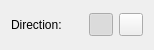
<?xml version="1.0" encoding="UTF-8"?>
<ui version="4.0">
 <class>ArcCPA</class>
 <widget class="QWidget" name="ArcCPA">
  <property name="geometry">
   <rect>
    <x>0</x>
    <y>0</y>
    <width>154</width>
    <height>50</height>
   </rect>
  </property>
  <layout class="QHBoxLayout">
   <item>
    <widget class="QLabel" name="DirectionLabel">
     <property name="text">
      <string>Direction:</string>
     </property>
     <property name="Shortcut" stdset="0">
      <string>,, D</string>
     </property>
     <property name="AutoFocusWidget" stdset="0">
      <string>Direction</string>
     </property>
    </widget>
   </item>
   <item>
    <widget class="QToolButton" name="CounterClockwise">
     <property name="toolTip">
      <string>Counter Clockwise (positive)</string>
     </property>
     <property name="icon">
      <iconset>
       <normaloff>CounterClockwise.svg</normaloff>CounterClockwise.svg</iconset>
     </property>
     <property name="shortcut">
      <string>,, T</string>
     </property>
     <property name="checkable">
      <bool>true</bool>
     </property>
     <property name="checked">
      <bool>true</bool>
     </property>
     <attribute name="buttonGroup">
      <string notr="true">Direction</string>
     </attribute>
    </widget>
   </item>
   <item>
    <widget class="QToolButton" name="Clockwise">
     <property name="toolTip">
      <string>Clockwise (Negative)</string>
     </property>
     <property name="icon">
      <iconset>
       <normaloff>Clockwise.svg</normaloff>Clockwise.svg</iconset>
     </property>
     <property name="shortcut">
      <string>,, C</string>
     </property>
     <property name="checkable">
      <bool>true</bool>
     </property>
     <attribute name="buttonGroup">
      <string notr="true">Direction</string>
     </attribute>
    </widget>
   </item>
  </layout>
 </widget>
 <resources/>
 <connections/>
 <buttongroups>
  <buttongroup name="Direction"/>
 </buttongroups>
</ui>
